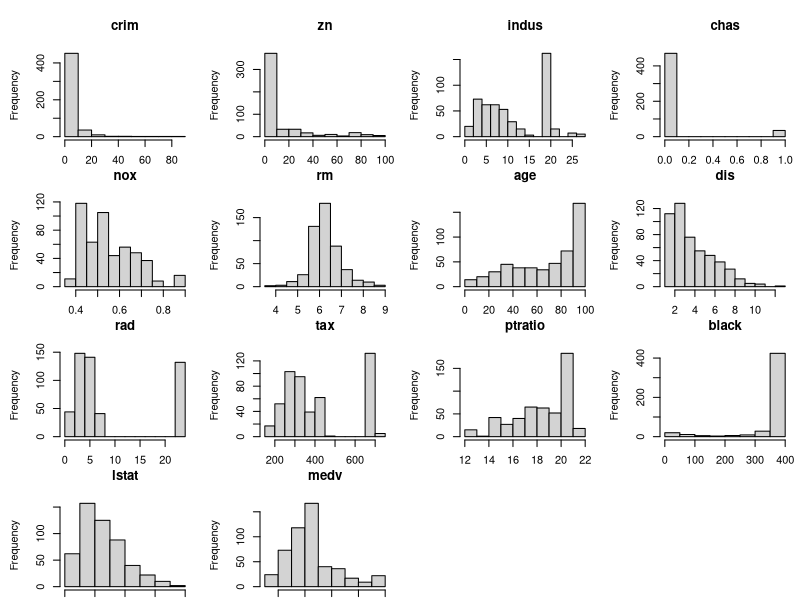
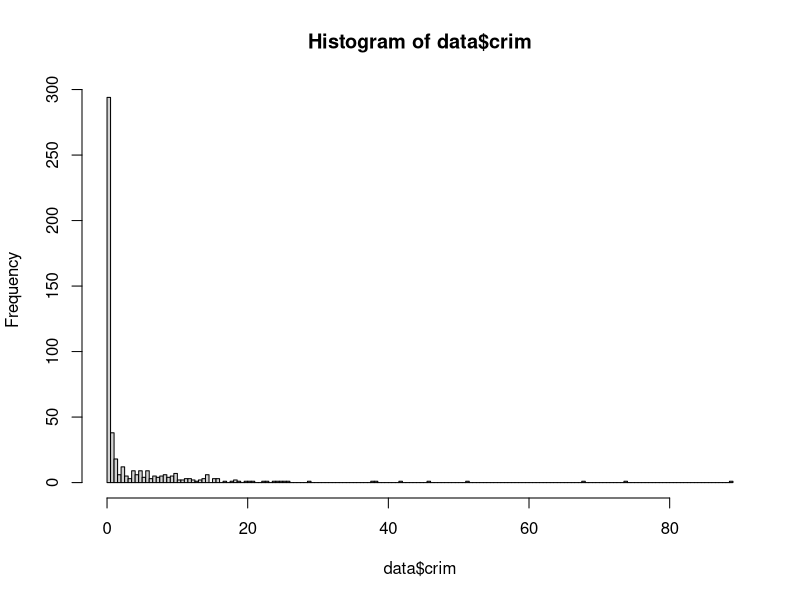
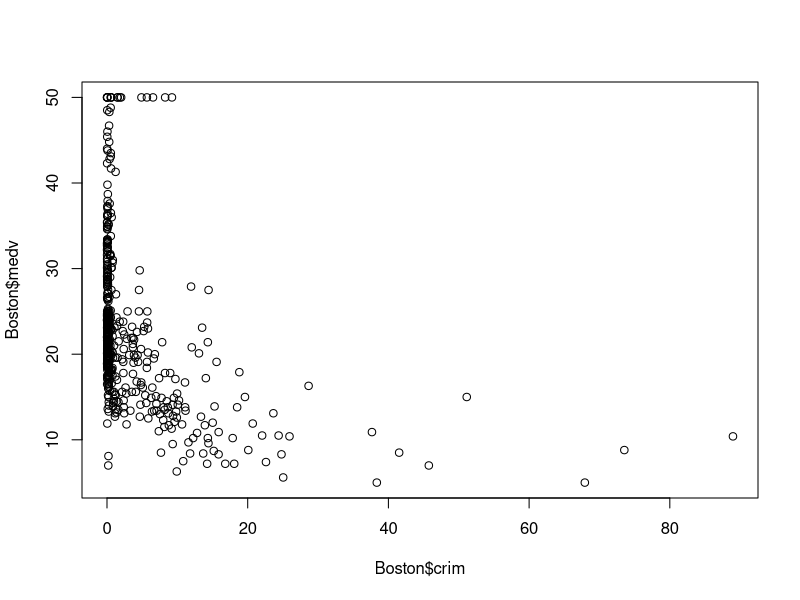
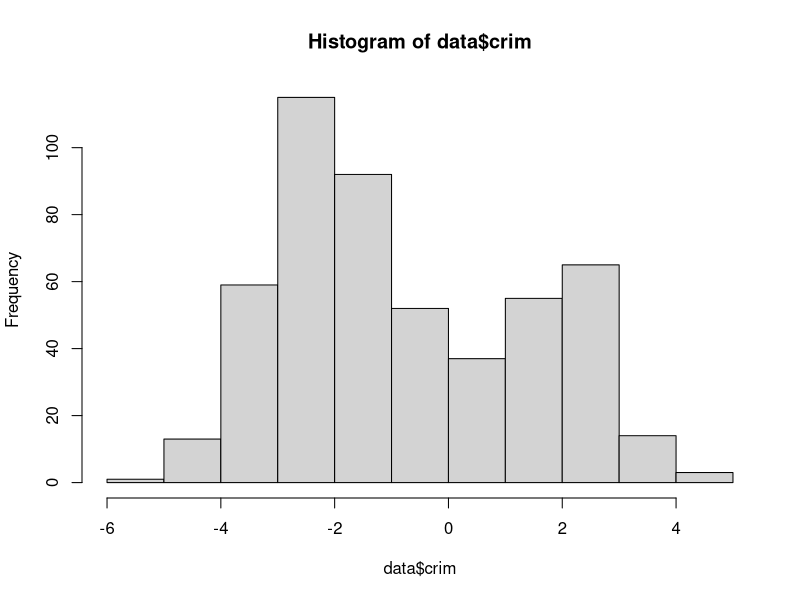
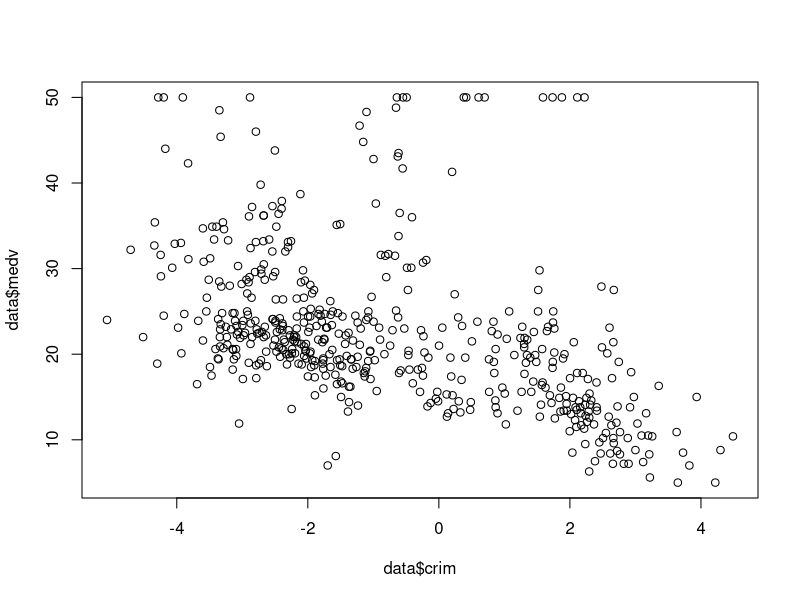
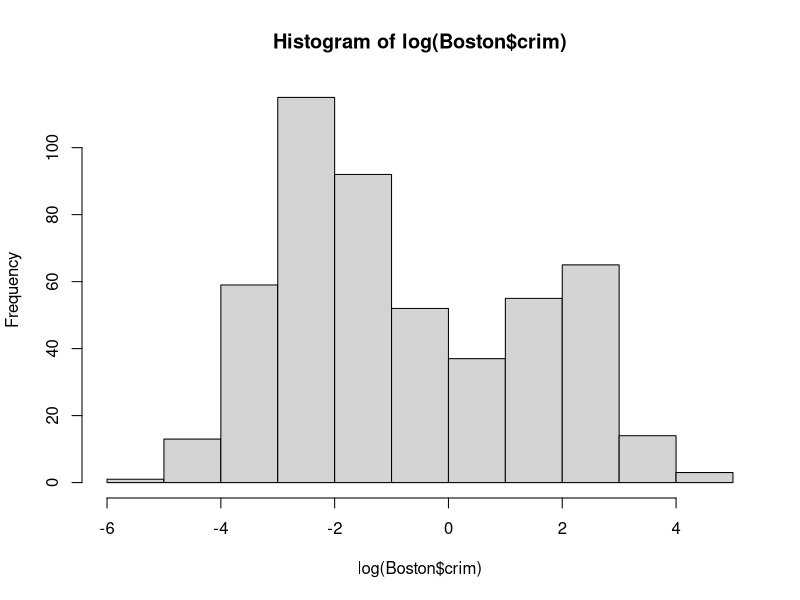
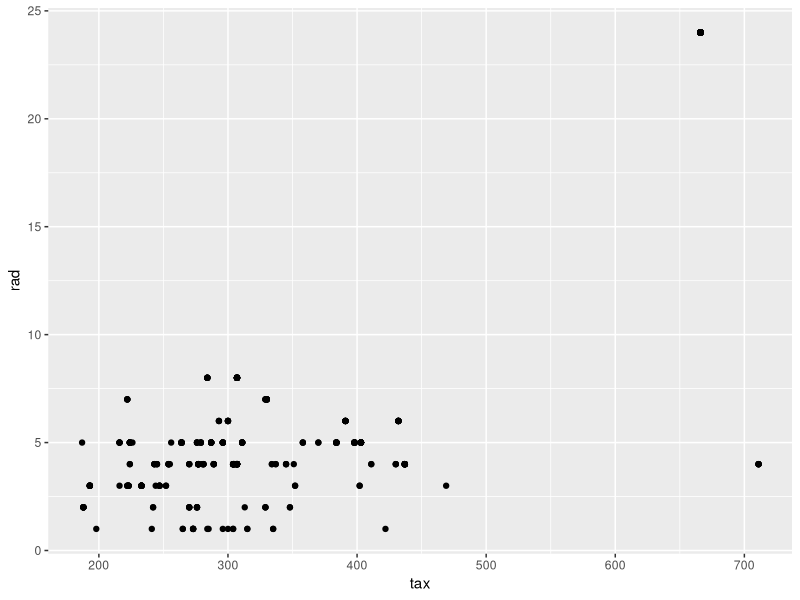
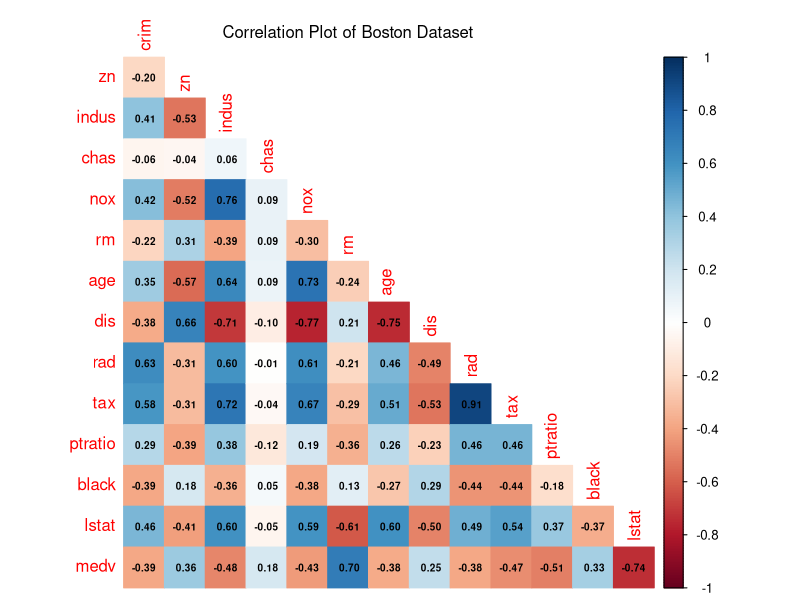

Write R code to recreate these figures, in order. (Note: this script raises an error after producing the figures.)
install.packages('corrplot')

library(MASS)
library(corrplot)
library(ggplot2)
library(dplyr)

# simple preprofiling 
summary(Boston)
head(Boston)
dim(Boston)
sapply(Boston,class)

# histogram of all features
dev.off()
par(mfrow = c(4,4), mai = c(0.1, 0.6, 0.5, 0.1))

mapply(function(x,y) hist(x,main=y),
       Boston,
       colnames(Boston))

data <- Boston
# feature engineering / profiling of each variable
# crim variable

dev.off() 
hist(data$crim,breaks=200)

plot(Boston$crim,Boston$medv)

# apply log transformation
data$crim <- sapply(Boston[,'crim'],function (x) log(x))
hist(data$crim)

plot(data$crim,data$medv)

# drop black feature, unsure how to use parabolic transformation and uninvertible function
data$black <- NULL

# zn variable
unique(Boston$zn)
# 26 unique values
dev.off()
hist(log(Boston$crim))


# rad variable (integer)

Boston$tax
unique(Boston$rad)
# plot comparing two features

dev.off()
p <- ggplot(data=Boston)

p + geom_point(aes(x=tax, y=rad)) 

summary(lm(data$tax~data$rad))

# correlation plot
dev.off()
corrplot(cor(Boston), method='color', type='lower', diag=FALSE, cl.pos="r", 
         title = , addCoef.col = "black",
         tl.srt = 90, number.cex = .6)
mtext("Correlation Plot of Boston Dataset", at=6, line=2, cex=1)

# quick anova analysis 
summary(aov(data=Boston, medv ~ .^2 ))

# interaction plots
dev.off()
bins <- c('low','medium','high')

Boston.c <- data.frame(apply(Boston,2,function (x) cut(x,3,bins))) 

attach(Boston.c)
interaction.plot(factor(indus,level=c('low','medium','high')) ,lstat,Boston$medv)

interaction.plot(factor(indus,level=c('low','medium','high')) ,lstat,Boston$medv)
age.c

